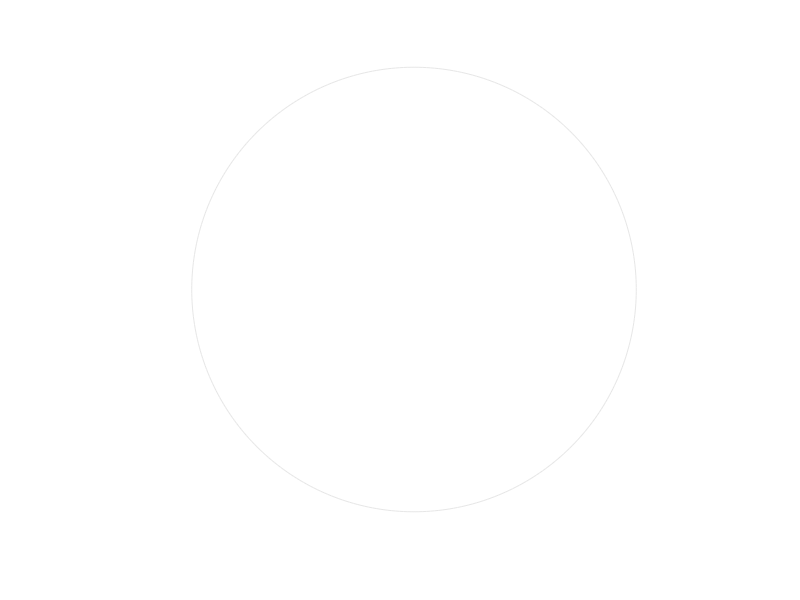

The MATLAB script that drew this image: (Note: this script raises an error after producing the figure.)
function my_drawNetworkRing ( matrix, cfg )

% drawNetwork ( matrix, cfg )
% 
% 'config' is an struture with fields:
% * handle (axes handler). Handle of the axes where the plot must be drawn.
% * label (nx1 cell). The name of the nodes.
% * width (number or false). Width of the lines.
% * shadow (true or false). To draw the shadow of the lines.

if nargin == 0
    matrix = randn ( 21 );
    matrix ( abs ( matrix ) < 2 ) = 0;
end

if nargin < 2
    cfg = struct;
end

if ~isfield ( cfg, 'label' )
    label = cellfun ( @(x) sprintf ( 'Area %2.0f', x ), num2cell ( 1: length ( matrix ) ), 'UniformOutput', false );
else
    label = cfg.label;
end


% Gets the number of nodes.
nodes  = size ( matrix, 1 );

% Draws the N nodes linearly spaced over a circunference.
angles = linspace ( pi, -pi, nodes + 1 );
angles = angles ( 1: end - 1 ) - pi / 2 - pi / nodes;

if isfield ( cfg, 'handle' )
    ahandle = cfg.handle;
else
    figure
    set ( gcf, 'Position', get ( gcf, 'Position' ) .* [ 1 1 0 0 ] + [ 0 0 500 500 ] );
    ahandle = axes ( gcf );
end
hold ( ahandle, 'on' )
axis ( ahandle, 'equal', 'off' )
xlim ( ahandle, [ -1.1 1.1 ] )
ylim ( ahandle, [ -1.1 1.1 ] )

% Draws the circle.
th = linspace ( -pi, pi, 360 );
x  = cos ( th );
y  = sin ( th );

plot ( ahandle, x, y, 'Color', [ .9 .9 .9 ] );


% Gets the list of active conections.
[ node1, node2 ] = find ( matrix );

% Removes the diagonal and the lower triangular.
remove = node1 >= node2;
node1  = node1 ( ~remove );
node2  = node2 ( ~remove );

% Goes through each conexion.
for lindex = 1: numel ( node1 )
    
    % Defines the extremes of the arc.
    x1 = cos ( angles ( node1 ( lindex ) ) );
    y1 = sin ( angles ( node1 ( lindex ) ) );
    x2 = cos ( angles ( node2 ( lindex ) ) );
    y2 = sin ( angles ( node2 ( lindex ) ) );
    
    % Finds the center and radius of the arc.
    x0 = -( y1 - y2 ) / ( x1 * y2 - y1 * x2 );
    y0 =  ( x1 - x2 ) / ( x1 * y2 - y1 * x2 );
    r  = sqrt ( x0 ^ 2 + y0 ^ 2 - 1 );
    
    % If the radius is greater than 1000 writes a rect line.
    if r > 1e3
        
        % Draws the shadow of the rect, if required.
        if cfg.shadow
            shandle = line ( linspace ( x1, x2, 50 ), linspace ( y1, y2, 50 ), 'Parent', ahandle );
        end
        
        % Draws the rect.
        lhandle = line ( linspace ( x1, x2, 50 ), linspace ( y1, y2, 50 ), 'Parent', ahandle );
        
    % Otherwise calculates the arc.
    else
        
        % Defines the extreme angles of the arc.
        th1 = atan2 ( y1 - y0, x1 - x0 );
        th2 = atan2 ( y2 - y0, x2 - x0 );
        
        if x1 >= 0 && x2 >= 0
            % ensure the arc is within the unit disk
            theta = [linspace(max(th1,th2),pi,50),...
                linspace(-pi,min(th1,th2),50)].';
        else
            theta = linspace ( th1, th2 );
        end
        
        % Draws the shadow of the arc, if required.
        if cfg.shadow
            shandle = line ( r * cos ( theta ) + x0, r * sin ( theta ) + y0, 'Parent', ahandle );
        end
        
        % Draws the arc.
        lhandle = line ( r * cos ( theta ) + x0, r * sin ( theta ) + y0, 'Parent', ahandle );
    end
    
    % Modifies the width, if required.
    if cfg.width
        set ( lhandle, 'LineWidth', cfg.width );
    end
    
    % Sets the link color.
    if matrix ( node1 ( lindex ), node2 ( lindex ) ) > 0
        
        if cfg.shadow
            set ( shandle, 'Color', [ 1 .7 .7 ], 'LineWidth', 3 );
        end
        
        set ( lhandle, 'Color', [ 1 0 0 ] );
    else
        
        if cfg.shadow
            set ( shandle, 'Color', [ .7 .7 1 ], 'LineWidth', 3 );
        end
        
        set ( lhandle, 'Color', [ 0 0 1 ] );
    end
    
    % If version greater than 8.4 uses transparency.
    if cfg.shadow && ~verLessThan ( 'matlab', '8.4' )
        set ( shandle, 'Color', cat ( 2, get ( lhandle, 'Color' ), .3 ), 'LineWidth', 3 );
    end
end


% Draws the nodes over the link lines.
for nindex = 1: nodes
    
    % Gets the x and y coordinates.
    x = cos ( angles ( nindex ) );
    y = sin ( angles ( nindex ) );
    nhandle = plot ( ahandle, x, y );
    
    set ( nhandle, 'Marker', 'o' );
    set ( nhandle, 'MarkerEdgeColor', [ 0 0 0 ] );
    set ( nhandle, 'MarkerFaceColor', [ 0 0 0 ] );
    
    % Creates the text label.
    lhandle = text ( x * 1.1, y * 1.1, label { nindex }, 'Parent', ahandle );
    
    % Rotates the text label.
    % Clockwise for negative values of x.
    if x < 0
        set ( lhandle, 'HorizontalAlignment', 'right' );
        set ( lhandle, 'Rotation', 180 * angles ( nindex ) / pi - 180 );
        set ( lhandle, 'FontSize', 9 );
        
    % Counterclockwise otherwise.
    else
        set ( lhandle, 'HorizontalAlignment', 'left' );
        set ( lhandle, 'Rotation', 180 * angles ( nindex ) / pi );
        set ( lhandle, 'FontSize', 9 );
    end
end
